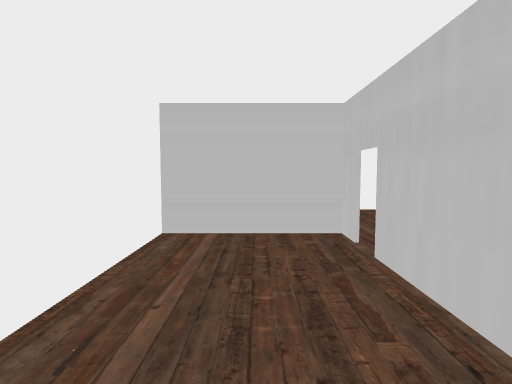
View 1 (above)

14 first-person views from a walk through a 3-D level made in the Unity game engine. The camera is 1.4 m above the floor, tilts 4° down and sees 80° across. The floor is counted in squares, 0.81 m on a side. Each view is taken from the middle of a square. On the plan, view 1 faces up. The plan holds only what a view shows up to about 16 squares ahead; the rest is blank. The place goes on beyond the plan. The player character is not drawn. Door leaves are left out, so doorways stand open.

View 2
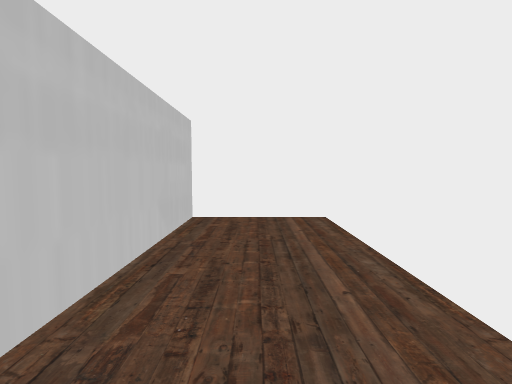

View 3
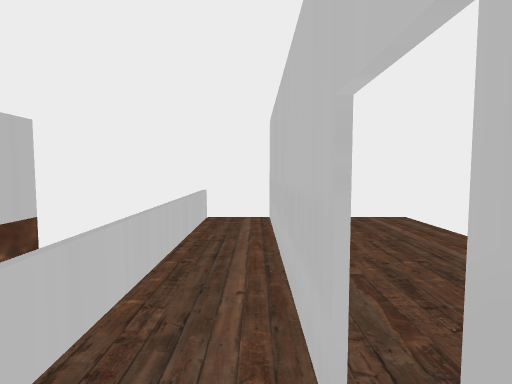

View 4
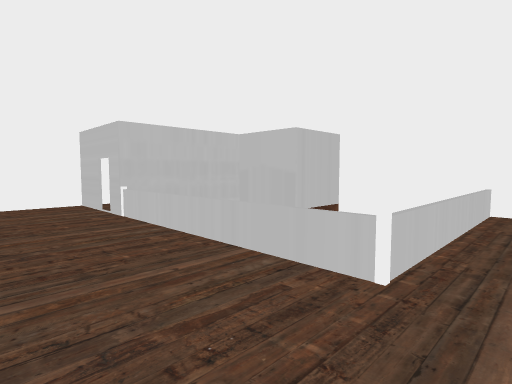

View 5
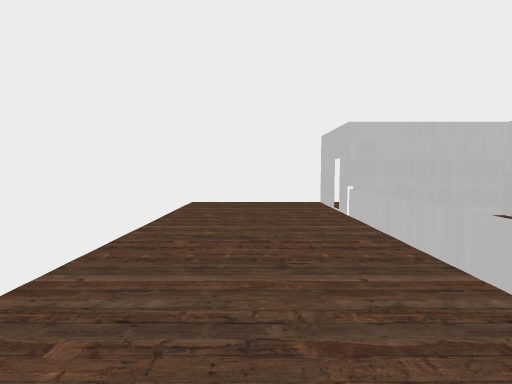

View 6
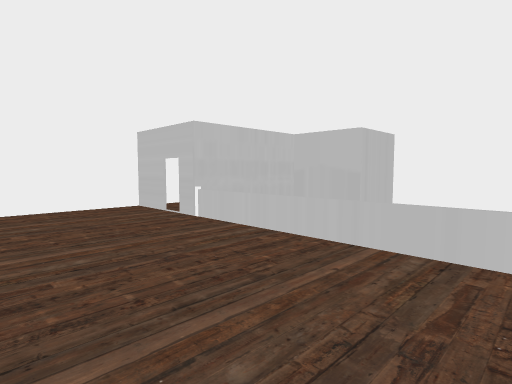

View 7
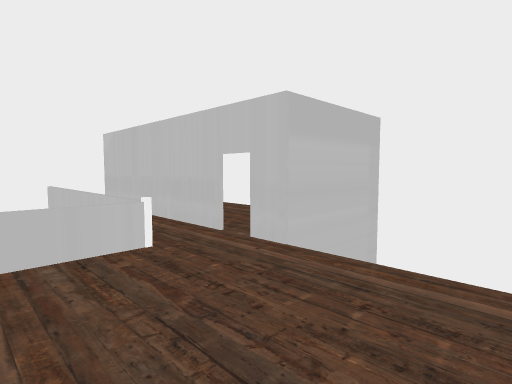

View 8
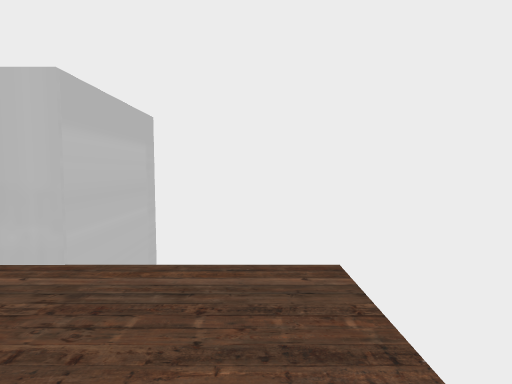

View 9
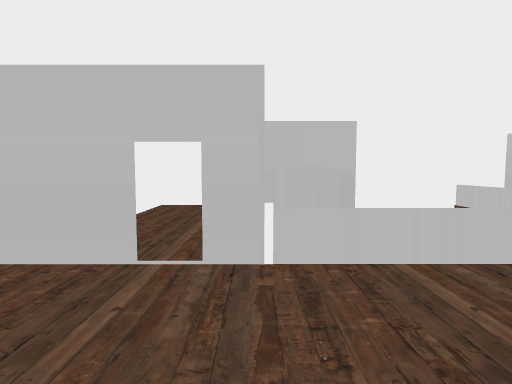

View 10
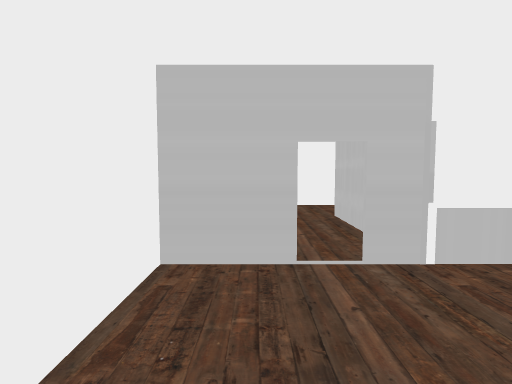

View 11
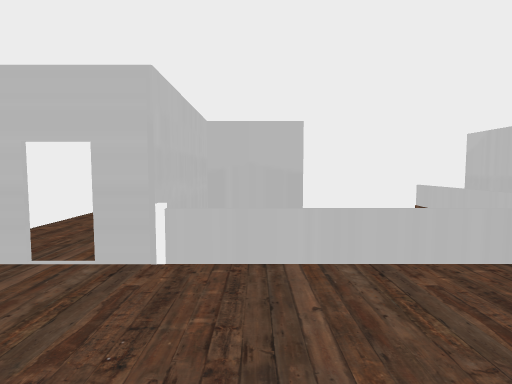

View 12
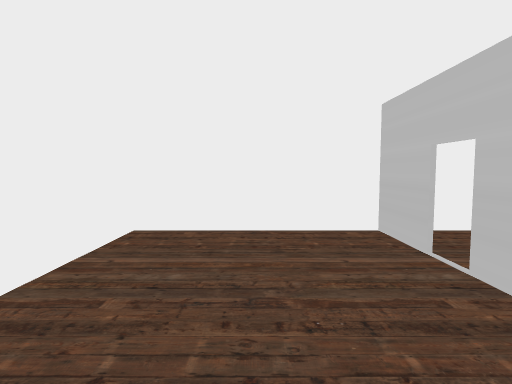

View 13
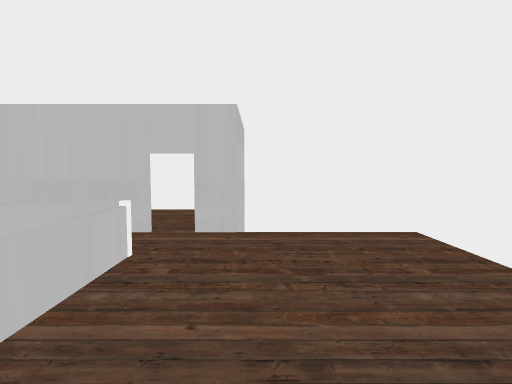

View 14
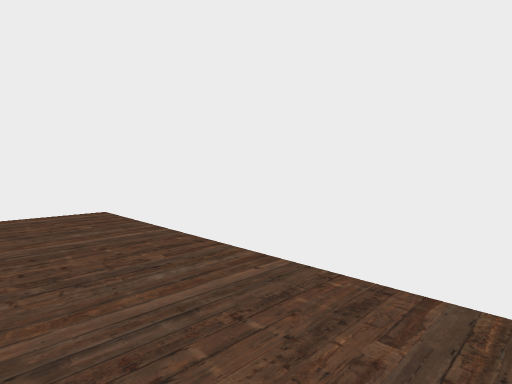

### Floor plan
Key: @ floor where view 1 was taken; # wall or solid block; x gap in a wall; . floor; = window, fence, low wall or low ledge; v drop or lower ground.
Columns run from 3 left of view 1 to 20 right of it. Each row starts with its distance up from view 1.
 14 vvvvvv#################v
 13 v    v.................#
 12 v    v.................#
 11 v    v.................#
 10 v    v.................#
  9 v####v.................#
  8 #....#.................#
  7 #......................#
  6 #....#..=vvvvvvvvv#x.###
  5 #....#..=         #....#
  4 #....#..=         #....#
  3 #....#..=         #....#
  2 #....#..=         #....#
  1 #....#..=         #....#
  0 #..@.#..=     v####....#
 -1 #....#..=     ##  .. ..#
 -2 #....#..=     #   .. ..#
 -3 #....#..=vvvvv#  #######
 -4  #### ##

Where each view was taken, in squares from view 1:
view 1: 0 up, 0 right, facing up
view 2: 8 up, 0 right, facing down
view 3: 8 up, 3 right, facing down
view 4: 11 up, 3 right, facing down-right
view 5: 10 up, 3 right, facing right
view 6: 13 up, 5 right, facing down-right
view 7: 13 up, 8 right, facing down-left
view 8: 12 up, 8 right, facing left
view 9: 12 up, 15 right, facing down
view 10: 12 up, 18 right, facing down
view 11: 12 up, 13 right, facing down
view 12: 10 up, 11 right, facing right
view 13: 9 up, 11 right, facing left
view 14: 9 up, 16 right, facing up-left
